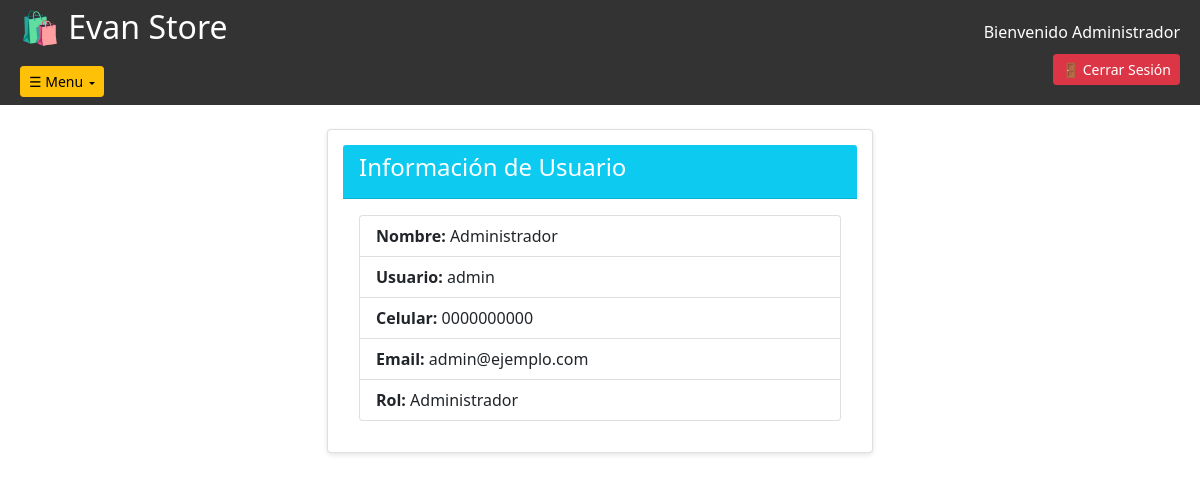
Page /perfil (signed in) on the earlier database version.
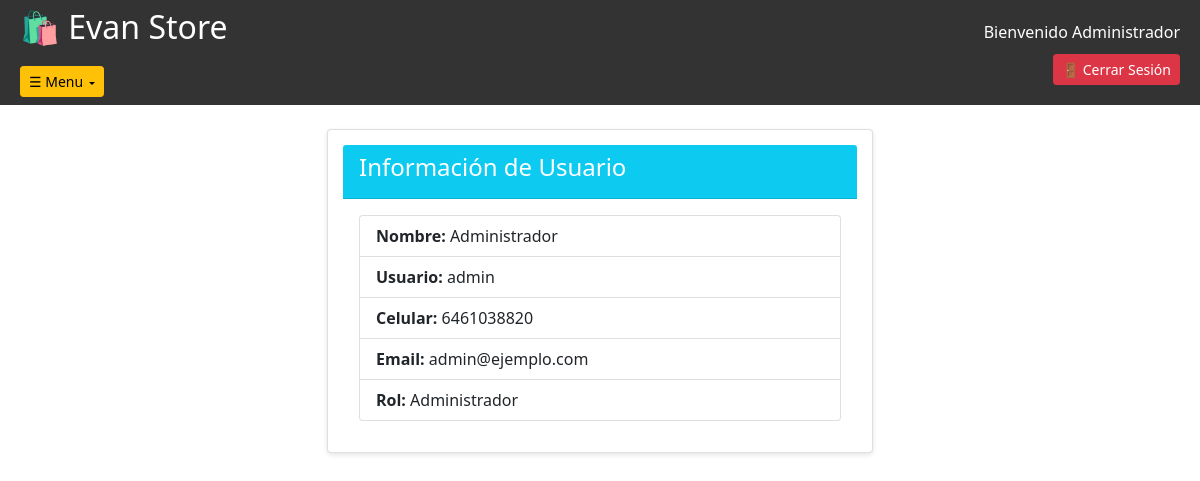
Same page on the later database version.
### models.py (models this page shows, shortened)
class Usuario(UserMixin, db.Model):
    id = db.Column(db.Integer, primary_key=True)
    nombre = db.Column(db.String(100), nullable=False)
    usuario = db.Column(db.String(80), unique=True, nullable=False)
    celular = db.Column(db.String(20), nullable=False)
    email = db.Column(db.String(120), unique=True, nullable=False)
    password_hash = db.Column(db.String(255), nullable=False)
    es_admin = db.Column(db.Boolean, default=False)
    fecha_registro = db.Column(db.DateTime, default=datetime.utcnow)

### app.py (the view)
@app.route('/perfil')
@login_required
def perfil():
    return render_template('perfil.html', usuario=current_user)

### app.py (called while the page is built)
@login_manager.user_loader
def load_user(user_id):
    return Usuario.query.get(int(user_id))

### templates/perfil.html (shortened to what this page needs)
<!DOCTYPE html>
<html lang="es">
<head>
    <link href="https://cdn.jsdelivr.net/npm/bootstrap@5.1.3/dist/css/bootstrap.min.css" rel="stylesheet">
<link rel="stylesheet" href="{{ url_for('static', filename='style.css') }}">
</head>
<body>
    {% include 'navbar.html' %}
    <div class="container mt-4">
        <div class="row justify-content-center">
            <div class="col-md-6">
                <div class="card">
                    <div class="card-header bg-info text-white">
                        <h4>Información de Usuario</h4>
                    </div>
                    <div class="card-body">
                        <ul class="list-group">
                            <li class="list-group-item"><strong>Nombre:</strong> {{ usuario.nombre }}</li>
                            <li class="list-group-item"><strong>Usuario:</strong> {{ usuario.usuario }}</li>
                            <li class="list-group-item"><strong>Celular:</strong> {{ usuario.celular }}</li>
                            <li class="list-group-item"><strong>Email:</strong> {{ usuario.email }}</li>
                            <li class="list-group-item"><strong>Rol:</strong>
                                {% if usuario.es_admin %}
                                    Administrador
                                {% else %}
                                    Usuario Normal
                                {% endif %}
                            </li>
                        </ul>
                    </div>
                </div>
            </div>
        </div>
    </div>
    <link href="https://cdn.jsdelivr.net/npm/bootstrap@5.1.3/dist/css/bootstrap.min.css" rel="stylesheet">
</body>
</html>

### templates/navbar.html (shortened to what this page needs)
<link rel="stylesheet" href="{{ url_for('static', filename='style.css') }}">
<div class="navbar">
    <div class="logo-area">
        <h2>🛍️ Evan Store</h2>
        <div class="dropdown" style="margin-top: 10px;">
            <button class="btn btn-warning btn-sm dropdown-toggle" type="button" data-bs-toggle="dropdown">
                ☰   Menu
            </button>
        </div>
    </div>
    <div class="user-area">
        <span>Bienvenido {{ current_user.nombre }}</span>
        <a href="{{ url_for('logout') }}" class="btn btn-danger btn-sm">🚪 Cerrar Sesión</a>
    </div>
</div>

### static/style.css (style rules this page uses)
* { margin: 0; padding: 0; box-sizing: border-box; }
body { font-family: Arial, sans-serif; background: #f5f5f5; min-height: 100vh; }
.navbar { background: #333; padding: 15px 20px; display: flex; justify-content: space-between; align-items: flex-start; flex-wrap: wrap; }
.logo-area h2 { color: white; margin: 0 0 10px 0; }
.user-area { text-align: right; }
.user-area span { display: block; color: white; margin-bottom: 5px; }
.user-area .btn { margin-top: 5px; }
.btn { padding: 8px 16px; border-radius: 5px; border: none; cursor: pointer; font-size: 14px; text-decoration: none; display: inline-block; }
.btn-warning { background: #ffc107; color: #333; }
.btn-danger { background: #dc3545; color: white; }
.btn-sm { padding: 5px 10px; font-size: 12px; }
.dropdown { position: relative; display: inline-block; }
.dropdown-toggle::after { display: inline-block; margin-left: 8px; content: "▼"; font-size: 10px; border: none; }
.container { max-width: 1400px; margin: 40px auto; padding: 0 20px; }
.card { border-radius: 10px; margin-bottom: 20px; background: white; padding: 15px; box-shadow: 0 2px 5px rgba(0,0,0,0.1); }

Differences in the rows shown:
changed Usuario "Administrador": celular "0000000000" → "6461038820"
